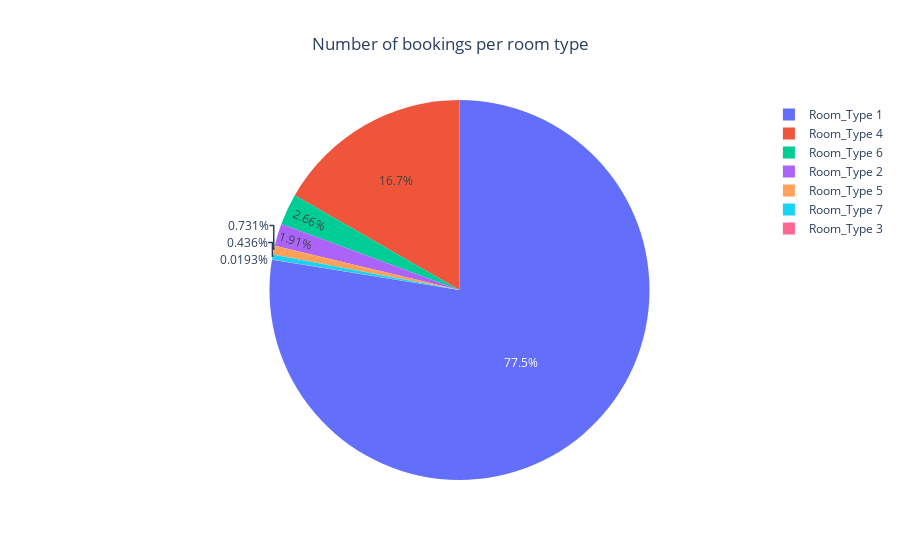

Notebook cell for this chart:
### Code cell
fig2=px.pie(df4,values="Booking_ID",names="room_type_reserved",title="Number of bookings per room type")
fig2.update_layout(title_x=0.5)
fig2.show()

### Figure 1 — Plotly figure (JSON) as saved in the notebook; plotly's stock layout.template omitted (floating-point values rounded to 4 significant figures)
{"data": [{"domain": {"x": [0, 1], "y": [0, 1]}, "hovertemplate": "room_type_reserved=%{label}<br>Booking_ID=%{value}<extra></extra>", "labels": ["Room_Type 1", "Room_Type 2", "Room_Type 3", "Room_Type 4", "Room_Type 5", "Room_Type 6", "Room_Type 7"], "legendgroup": "", "name": "", "showlegend": true, "type": "pie", "values": [28130, 692, 7, 6057, 265, 966, 158]}], "layout": {"legend": {"tracegroupgap": 0}, "title": {"text": "Number of bookings per room type", "x": 0.5}}}
